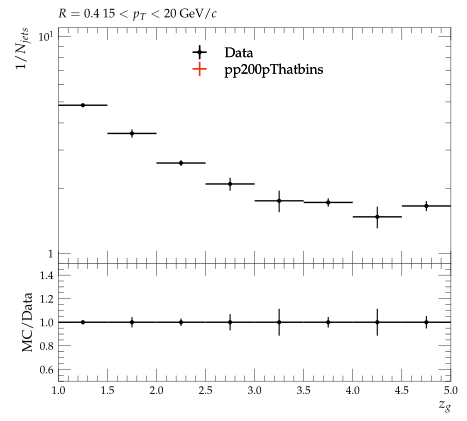

Source code (Python):
#! /usr/bin/env python3

# This Python script was auto-generated using YODA v2.1.0.
# Analysis object: /STAR_2020_I1783875/d04-x01-y01
# Timestamp: 08-10-2025 (02:59:01)

import matplotlib as mpl
import matplotlib.pyplot as plt
mpl.use('Agg') # comment out for interactive use
import os
import numpy as np
from numpy import nan, inf

plotDir = os.path.split(os.path.realpath(__file__))[0]
if 'YODA_USER_PLOT_PATH' in globals():
    plot_outdir = globals()['YODA_USER_PLOT_PATH']
else:
    plot_outdir = plotDir

#plot style
plt.style.use(os.path.join(plotDir, '../default.mplstyle'))
# plot metadata
figW, figH = plt.rcParams['figure.figsize']
ax_xLabel = r'$z_{g}$'
ax_yLabel = r'$1/N_{jets}$'
ax_title  = r'$R=0.4 ~ 15 < p_{T} < 20$ GeV/$c$'
ax_xScale = 'linear'
ax_yScale = 'log'
xLims = (1.0, 5.0)
yLims = (0.9, 11.0)

# TeX-friendly labels for the legend
labels = {
    'legend' : ([ r"Data", r"pp200pThatbins" ], r""),
}

# Adjust canvas width and height
canvasW = 10.0
canvasH = 9.0
figW *= canvasW/10.
figH *= canvasH/9.

# Create figure and axis objects
fig, (ax, ratio0_ax) = plt.subplots(2, 1, sharex=True,
                  figsize=(figW,figH), gridspec_kw={'height_ratios': (6.0, 3.0)})

# Set figure margins
plt.subplots_adjust(
    left   = 1.0 * plt.rcParams['figure.subplot.left'],
    right  = 1.0 * plt.rcParams['figure.subplot.right'],
    top    = 1.0 * plt.rcParams['figure.subplot.top'],
    bottom = 1.0 * plt.rcParams['figure.subplot.bottom'])

ratio0_ax.yaxis.set_major_locator(mpl.ticker.MultipleLocator(0.2))
ratio0_ax.set_ylim(0.5, 1.4999)
ratio0_ax.set_ylabel('MC/Data')

# the numerical data is stored in a separate file
dataf = dict()
prefix = os.path.split(__file__)[0]
if prefix:    prefix = prefix + '/'
exec(open(prefix+'d04-x01-y01__data.py').read(), dataf)


legend_handles = dict() # keep track of handles for the legend

# style options for curves
# starts at zorder>=5 to draw curve on top of legend
styles = {
  'Data': {
    'color' : 'black',
    'linestyle' : '-',
    'linewidth' : 1,
    'marker' : 'o',
    'markersize' : 2,
    'capsize' : 0.0,
    'zorder' : 5,
    'histstyle' : 0,
    'drawstyle' : 'steps-pre',
    'xerrorbars' : 1,
    'yerrorbars' : 1,
    'fillcolor' : None,
    'fillopacity' : 1.0,
    'ratio0_linestyle' : '-',
    'ratio0_linewidth' : 1,
    'ratio0_marker' : 'o',
    'ratio0_markersize' : 2,
    'ratio0_capsize' : 0.0,
    'ratio0_zorder' : 5,
    'ratio0_histstyle' : 0,
    'ratio0_drawstyle' : 'steps-pre',
    'ratio0_xerrorbars' : 1,
    'ratio0_yerrorbars' : 1,
  },
  'pp200pThatbins.yoda': {
    'color' : '#EE3311',
    'linestyle' : '-',
    'linewidth' : 1,
    'marker' : 'none',
    'markersize' : 2,
    'capsize' : 0.0,
    'zorder' : 6,
    'histstyle' : 1,
    'drawstyle' : 'steps-pre',
    'xerrorbars' : 1,
    'yerrorbars' : 1,
    'fillcolor' : None,
    'fillopacity' : 1.0,
    'ratio0_linestyle' : '-',
    'ratio0_linewidth' : 1,
    'ratio0_marker' : 'none',
    'ratio0_markersize' : 2,
    'ratio0_capsize' : 0.0,
    'ratio0_zorder' : 6,
    'ratio0_histstyle' : 1,
    'ratio0_drawstyle' : 'steps-pre',
    'ratio0_xerrorbars' : 1,
    'ratio0_yerrorbars' : 1,
  },
}

# curve from input yoda files in main panel
for label, yvals in dataf['yvals'].items():
    if all(np.isnan(v) for v in dataf['yvals'][label]):
        continue
    tmp = None
    if styles[label]['histstyle']: # draw as histogram
        xpos = dataf['xedges'][label] if styles[label]['drawstyle'] else dataf['xpoints'][label]
        ypos = np.insert(yvals, 0, yvals[0]) if styles[label]['drawstyle'] else yvals
        if styles[label]['fillcolor']: # fill area below curve
            ax.fill_between(xpos, ypos, step='pre',
                            color=styles[label]['fillcolor'],
                            alpha=styles[label]['fillopacity'])
        tmp, = ax.plot(xpos, ypos,
                       color=styles[label]['color'],
                       linestyle=styles[label]['linestyle'],
                       linewidth=styles[label]['linewidth'],
                       drawstyle=styles[label]['drawstyle'], solid_joinstyle='miter',
                       zorder=styles[label]['zorder'], label=label)
    tmp = ax.errorbar(dataf['xpoints'][label], yvals,
                      xerr=np.array(dataf['xerrs'][label])*styles[label]['xerrorbars'],
                      yerr=np.array(dataf['yerrs'][label])*styles[label]['yerrorbars'],
                      fmt=styles[label]['marker'], capsize=styles[label]['capsize'],
                      markersize=styles[label]['markersize'],
                      ecolor=styles[label]['color'],
                      color=styles[label]['color'], zorder=styles[label]['zorder'])
    tmp[-1][0].set_linestyle(styles[label]['linestyle'])
    tmp[-1][0].set_linewidth(styles[label]['linewidth'])
    if label in dataf['add_legend_handle']:  legend_handles[label] = tmp
    for varLabel in dataf['variation_yvals'].keys():
        if varLabel.startswith(label):
            tmp, = ax.plot(dataf['xedges'][label], dataf['variation_yvals'][varLabel],
                           color=styles[label]['color'],
                           linestyle=styles[label]['linestyle'],
                           linewidth=styles[label]['linewidth'],
                           drawstyle='steps-pre', solid_joinstyle='miter',
                           zorder=styles[label]['zorder'], alpha=0.5)


# plots on ratio panel
# curve from input yoda files in ratio panel
for label, yvals in dataf['ratio0_yvals'].items():
    if all(np.isnan(v) for v in yvals):
        continue
    if styles[label]['ratio0_histstyle']: # plot as histogram
        xpos = dataf['xedges']['Data'] if styles[label]['ratio0_drawstyle'] else dataf['xpoints']['Data']
        ypos = np.insert(yvals, 0, yvals[0]) if styles[label]['ratio0_drawstyle'] else yvals
        ratio0_ax.plot(xpos, ypos,
                       color=styles[label]['color'],
                       linewidth=styles[label]['linewidth'],
                       linestyle=styles[label]['ratio0_linestyle'],
                       drawstyle=styles[label]['ratio0_drawstyle'], zorder=styles[label]['zorder'],
                       solid_joinstyle='miter')
    tmp = ratio0_ax.errorbar(dataf['xpoints']['Data'], yvals,
                             xerr=np.array(dataf['ref_xerrs'])*styles[label]['ratio0_xerrorbars'],
                             yerr=np.array(dataf['ratio0_yerrs'][label])*styles[label]['ratio0_yerrorbars'],
                             fmt=styles[label]['ratio0_marker'], capsize=styles[label]['ratio0_capsize'],
                             markersize=styles[label]['ratio0_markersize'],
                             ecolor=styles[label]['color'],
                             color=styles[label]['color'])
    tmp[-1][0].set_linestyle(styles[label]['ratio0_linestyle'])
    tmp[-1][0].set_linewidth(styles[label]['ratio0_linewidth'])

    for varlabel in dataf['ratio0_variation_vals'].keys():
        if varlabel.startswith(label):
            ratio0_ax.plot(dataf['xedges']['Data'],
                            dataf['ratio0_variation_vals'][varlabel],
                            color=styles[label]['color'],
                            linestyle=styles[label]['linestyle'],
                            linewidth=styles[label]['linewidth'],
                            drawstyle='steps-pre', solid_joinstyle='miter',
                            zorder=1, alpha=0.5)

legend_items = list(legend_handles.values())
ax.add_artist(ax.legend(legend_items,
                        labels['legend'][0],
                        title=labels['legend'][1],
                        alignment='left',
                        loc='upper center',
                        bbox_to_anchor=(0.5, 0.97)))

# set plot metadata as defined above
ratio0_ax.set_xlabel(ax_xLabel)
ratio0_ax.xaxis.set_label_coords(1., -0.15)
ax.set_ylabel(ax_yLabel, ha='right', va='top')
ax.yaxis.set_label_coords(-0.11, 1.0)
ax.set_title(ax_title, loc='left')
ax.set_xscale(ax_xScale)
ax.set_yscale(ax_yScale)
ax.set_xlim(xLims)
ax.set_ylim(yLims)

# tick formatting
plt.rcParams['xtick.top'] = True
plt.rcParams['ytick.right'] = True
ax.yaxis.set_major_locator(mpl.ticker.LogLocator(base=10.0, numticks=np.inf))
ax.yaxis.set_minor_locator(mpl.ticker.LogLocator(
                           base=10.0, subs=np.arange(0.1, 1, 0.1), numticks=np.inf))
fig.align_ylabels((ax, ratio0_ax))
plt.savefig(os.path.join(plot_outdir, 'd04-x01-y01.pdf'), format='PDF')
plt.savefig(os.path.join(plot_outdir, 'd04-x01-y01.png'), format='PNG')

plt.close(fig)
